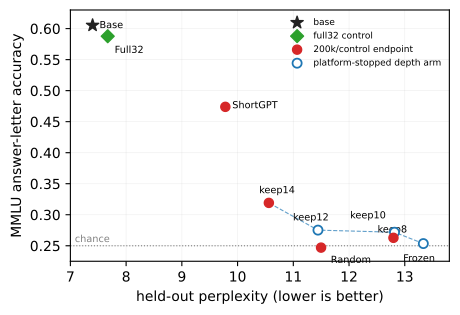

Python code for this plot:
#!/usr/bin/env python3
"""Paper B endpoint scatter: held-out PPL versus answer-letter MMLU."""
from pathlib import Path

import matplotlib
matplotlib.use("Agg")
matplotlib.rcParams["pdf.fonttype"] = 42
matplotlib.rcParams["ps.fonttype"] = 42
import matplotlib.pyplot as plt

OUT = Path(__file__).with_name("fig_ppl_mmlu_scatter.pdf")

points = [
    ("Base", 7.3981, 0.6053, "anchor"),
    ("Full32", 7.6700, 0.5877, "control"),
    ("keep8", 13.3332, 0.2535, "platform"),
    ("keep10", 12.8160, 0.2718, "platform"),
    ("keep12", 11.4426, 0.2752, "platform"),
    ("keep14", 10.5613, 0.3191, "trained"),
    ("ShortGPT", 9.7803, 0.4739, "trained"),
    ("Frozen", 12.7970, 0.2628, "trained"),
    ("Random", 11.4980, 0.2470, "trained"),
]

styles = {
    "anchor": dict(marker="*", s=85, color="#222222"),
    "control": dict(marker="D", s=43, color="#2ca02c"),
    "platform": dict(marker="o", s=43, facecolors="white", edgecolors="#1f77b4", linewidths=1.3),
    "trained": dict(marker="o", s=43, color="#d62728"),
}
offsets = {
    "Base": (5, -2), "Full32": (5, -12), "keep8": (-33, 8),
    "keep10": (-32, 10), "keep12": (-18, 7), "keep14": (-7, 7),
    "ShortGPT": (5, -1), "Frozen": (7, -17), "Random": (7, -11),
}

fig, ax = plt.subplots(figsize=(4.7, 3.25))
for name, ppl, mmlu, group in points:
    ax.scatter([ppl], [mmlu], zorder=3, **styles[group])
    dx, dy = offsets[name]
    ax.annotate(name, (ppl, mmlu), xytext=(dx, dy), textcoords="offset points", fontsize=7)

# Connect the inherited-prefix endpoint ladder without implying equal compute.
ladder = [p for p in points if p[0] in {"keep8", "keep10", "keep12", "keep14"}]
ladder.sort(key=lambda x: x[1], reverse=True)
ax.plot([p[1] for p in ladder], [p[2] for p in ladder], color="#1f77b4", lw=0.8, ls="--", alpha=0.7, zorder=1)
ax.axhline(0.25, color="gray", ls=":", lw=0.8)
ax.text(7.08, 0.256, "chance", color="gray", fontsize=7, ha="left")

ax.set_xlabel("held-out perplexity (lower is better)")
ax.set_ylabel("MMLU answer-letter accuracy")
ax.set_xlim(7.0, 13.8)
ax.set_ylim(0.225, 0.63)
ax.grid(alpha=0.18, lw=0.5)

legend_handles = [
    ax.scatter([], [], **styles["anchor"], label="base"),
    ax.scatter([], [], **styles["control"], label="full32 control"),
    ax.scatter([], [], **styles["trained"], label="200k/control endpoint"),
    ax.scatter([], [], **styles["platform"], label="platform-stopped depth arm"),
]
ax.legend(handles=legend_handles, fontsize=6.5, loc="upper right", frameon=False)
fig.tight_layout()
fig.savefig(OUT, bbox_inches="tight")
print(f"wrote {OUT}")
